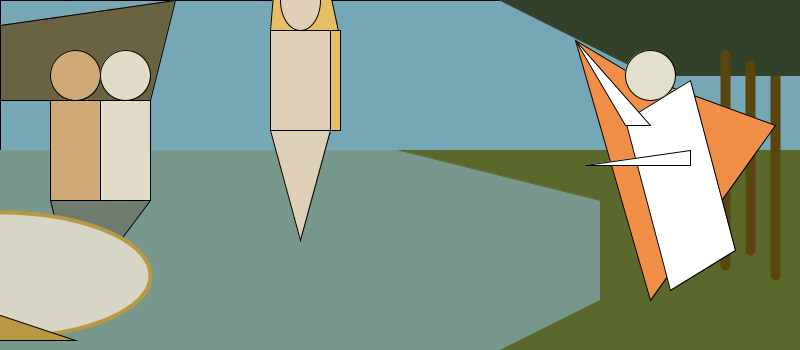
Frame 1 (no input)
Frame 60 (the mouse pressed at the canvas centre just before this capture): identical to frame 1, image omitted
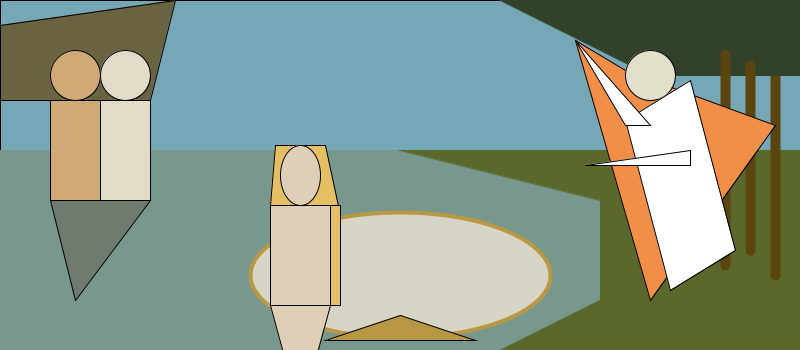
Frame 120 (the mouse held since frame 60 and released just before this capture)

The Processing sketch that drew these frames (run headless with seeded random() and noise(); from frame 60 on, the mouse is pressed at the canvas centre):

// Processing sketch: processing_35670
// ── processing_35670.pde

//Botticelli's Birth of Venus, in Processing

void setup() {
  smooth();
  size(800, 350);
}

void draw() {

  fill(118, 167, 182);
  rect(0, 0, width, 150); //sky and background

  fill(120, 152, 141);
  stroke(120, 152, 141);
  rect(0, 150, 600, 200); //sea

  fill(90, 104, 43);
  stroke(90, 104, 43);
  rect(600, 150, 200, 200);
  triangle(400, 150, 600, 150, 600, 200);
  triangle(500, 350, 600, 350, 600, 300); //ground

  strokeWeight(10);
  stroke(90, 69, 14);
  line(775, 0, 775, 275); //first tree trunk

  strokeWeight(1);
  fill(50, 65, 42);
  stroke(50, 65, 42);
  rect(650, 0, 150, 75);
  triangle(500, 0, 650, 0, 650, 75); //treecover

  strokeWeight(10);
  stroke(90, 69, 14);
  line(725, 55, 725, 265);
  line(750, 65, 750, 250); //tree trunks

  strokeWeight(1);
  stroke(0);
  fill(241, 143, 72);
  quad(575, 40, 625, 70, 775, 125, 650, 300); //cloth

  fill(226, 224, 203);
  ellipse(650, 75, 50, 50); //face

  fill(255);
  quad(625, 120, 690, 80, 735, 250, 670, 290);
  triangle(575, 40, 625, 125, 650, 125);
  triangle(585, 165, 690, 150, 690, 165); //body

  fill(105, 99, 65);
  quad(0, 25, 175, 0, 150, 100, 0, 100); //wings

  fill(207, 170, 118);
  ellipse(75, 75, 50, 50);
  rect(50, 100, 50, 100); //wind a

  fill(226, 219, 200);
  ellipse(125, 75, 50, 50);
  rect(100, 100, 50, 100); //wind b

  fill(111, 123, 111);
  triangle(50, 200, 150, 200, 75, 300); //winds' cloth

  //these are the object that move
  //original mouseX value was 300, mouse Y was 75

  stroke(184, 152, 67);
  fill(215, 213, 198);
  strokeWeight(4);
  ellipse(mouseX, 275, 300, 125); //shell

  strokeWeight(1);
  stroke(0);
  fill(184, 152, 67);
  triangle(mouseX, 315, mouseX-75, 340, mouseX+75, 340); //shell curl

  fill(230, 191, 100);
  quad(275, mouseY-30, 325, mouseY-30, 340, mouseY+40, 270, mouseY+30);
  rect(270, mouseY+30, 70, 100); //Venus's hair

  fill(222, 208, 182);
  ellipse(300, mouseY, 40, 60);
  rect(270, mouseY+30, 60, 100);
  triangle(270, mouseY+130, 330, mouseY+130, 300, mouseY+240); //Venus's body
}
